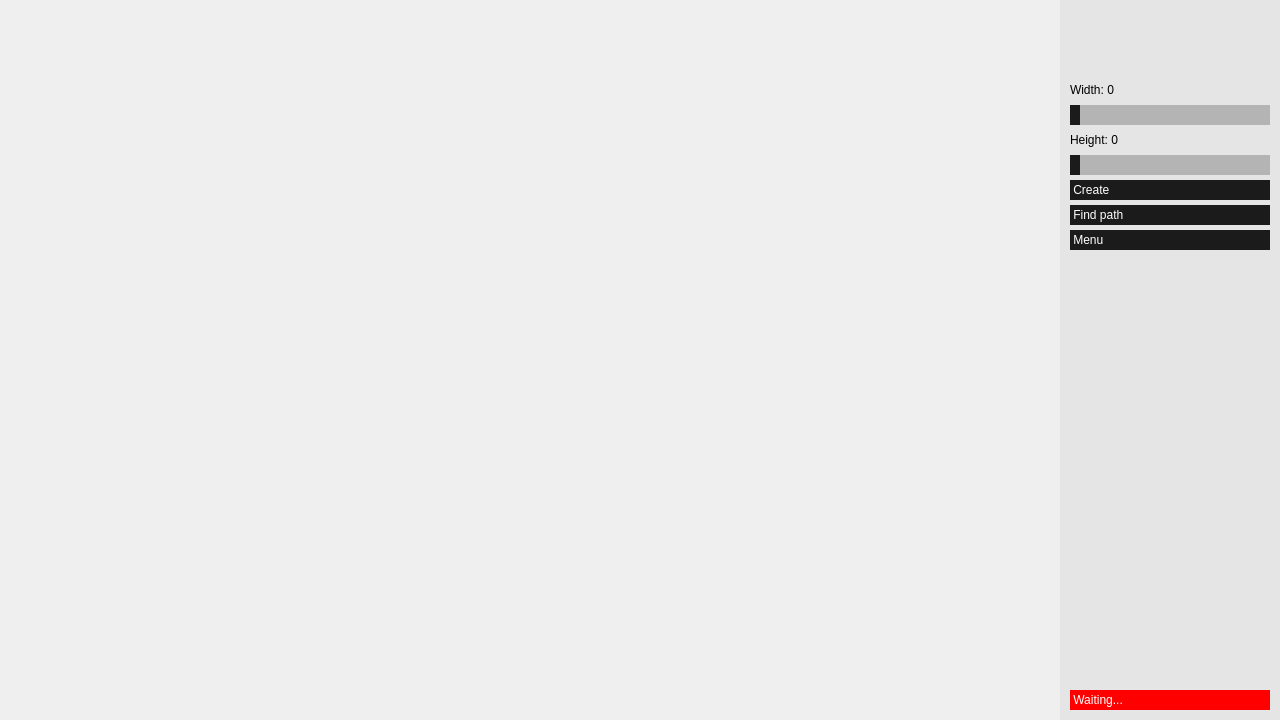
<?xml version="1.0" encoding="UTF-8"?>
<ui version="4.0">
 <class>MazeWidget</class>
 <widget class="QWidget" name="MazeWidget">
  <property name="geometry">
   <rect>
    <x>0</x>
    <y>0</y>
    <width>1280</width>
    <height>720</height>
   </rect>
  </property>
  <property name="windowTitle">
   <string>Form</string>
  </property>
  <widget class="QStackedWidget" name="stackedWidget">
   <property name="geometry">
    <rect>
     <x>1060</x>
     <y>0</y>
     <width>220</width>
     <height>720</height>
    </rect>
   </property>
   <property name="styleSheet">
    <string notr="true">background-color: rgba(0, 0, 0, 5);</string>
   </property>
   <property name="currentIndex">
    <number>0</number>
   </property>
   <widget class="QWidget" name="main_page">
    <widget class="QPushButton" name="settings_button">
     <property name="geometry">
      <rect>
       <x>150</x>
       <y>58</y>
       <width>15</width>
       <height>15</height>
      </rect>
     </property>
     <property name="styleSheet">
      <string notr="true">QPushButton {
	border: solid;

	background-color: rgba(0,  0, 0, 0);

	image: url(:/images/gear.png);
}</string>
     </property>
     <property name="text">
      <string/>
     </property>
    </widget>
    <widget class="QPushButton" name="menu_button">
     <property name="geometry">
      <rect>
       <x>10</x>
       <y>230</y>
       <width>200</width>
       <height>20</height>
      </rect>
     </property>
     <property name="styleSheet">
      <string notr="true">QPushButton {
	border: solid;

	background-color: rgba(27,  27, 27, 255);

	color: white;
	text-align: left;

	font: 14px &quot;PIXY&quot;;
}

QPushButton:pressed {
	color: black;
    background-color:  rgba(200, 200, 200, 100);
}</string>
     </property>
     <property name="text">
      <string> Menu</string>
     </property>
    </widget>
    <widget class="QPushButton" name="create_button">
     <property name="geometry">
      <rect>
       <x>10</x>
       <y>180</y>
       <width>200</width>
       <height>20</height>
      </rect>
     </property>
     <property name="styleSheet">
      <string notr="true">QPushButton {
	border: solid;

	background-color: rgba(27,  27, 27, 255);

	color: white;
	text-align: left;

	font: 14px &quot;PIXY&quot;;
}

QPushButton:pressed {
	color: black;
    background-color:  rgba(200, 200, 200, 100);
}</string>
     </property>
     <property name="text">
      <string> Create</string>
     </property>
    </widget>
    <widget class="QPushButton" name="load_button">
     <property name="geometry">
      <rect>
       <x>190</x>
       <y>58</y>
       <width>15</width>
       <height>15</height>
      </rect>
     </property>
     <property name="styleSheet">
      <string notr="true">QPushButton {
	border: solid;

	background-color: rgba(0,  0, 0, 0);

	image: url(:/images/load.png);
}</string>
     </property>
     <property name="text">
      <string/>
     </property>
    </widget>
    <widget class="QPushButton" name="save_button">
     <property name="geometry">
      <rect>
       <x>170</x>
       <y>58</y>
       <width>15</width>
       <height>15</height>
      </rect>
     </property>
     <property name="styleSheet">
      <string notr="true">QPushButton {
	border: solid;

	background-color: rgba(0,  0, 0, 0);

	image: url(:/images/save.png);
}</string>
     </property>
     <property name="text">
      <string/>
     </property>
    </widget>
    <widget class="QPushButton" name="find_path_button">
     <property name="geometry">
      <rect>
       <x>10</x>
       <y>205</y>
       <width>200</width>
       <height>20</height>
      </rect>
     </property>
     <property name="styleSheet">
      <string notr="true">QPushButton {
	border: solid;

	background-color: rgba(27,  27, 27, 255);

	color: white;
	text-align: left;

	font: 14px &quot;PIXY&quot;;
}

QPushButton:pressed {
	color: black;
    background-color:  rgba(200, 200, 200, 100);
}</string>
     </property>
     <property name="text">
      <string> Find path</string>
     </property>
    </widget>
    <widget class="QLabel" name="width_value_label">
     <property name="geometry">
      <rect>
       <x>10</x>
       <y>80</y>
       <width>200</width>
       <height>20</height>
      </rect>
     </property>
     <property name="styleSheet">
      <string notr="true">font: 14px &quot;PIXY&quot;;

border: solid;

background-color: rgba(0,  0, 0, 0);

color: black;
text-align: left;</string>
     </property>
     <property name="text">
      <string>Width: 0</string>
     </property>
    </widget>
    <widget class="QSlider" name="width_slider">
     <property name="geometry">
      <rect>
       <x>10</x>
       <y>105</y>
       <width>200</width>
       <height>20</height>
      </rect>
     </property>
     <property name="styleSheet">
      <string notr="true">QSlider::groove::horizontal{
	background-color: rgba(27,  27, 27, 255);

}

QSlider::handle::horizontal{
	height: 30px;
	width: 10px;

	background-color: rgba(27,  27, 27, 255);

}

QSlider::add-page::horizontal{
	height: 30px;
	width: 10px;

	background-color: rgb(180, 180, 180);

}</string>
     </property>
     <property name="maximum">
      <number>100</number>
     </property>
     <property name="orientation">
      <enum>Qt::Horizontal</enum>
     </property>
    </widget>
    <widget class="QLabel" name="height_value_label">
     <property name="geometry">
      <rect>
       <x>10</x>
       <y>130</y>
       <width>200</width>
       <height>20</height>
      </rect>
     </property>
     <property name="styleSheet">
      <string notr="true">font: 14px &quot;PIXY&quot;;

border: solid;

background-color: rgba(0,  0, 0, 0);

color: black;
text-align: left;</string>
     </property>
     <property name="text">
      <string>Height: 0</string>
     </property>
    </widget>
    <widget class="QSlider" name="height_slider">
     <property name="geometry">
      <rect>
       <x>10</x>
       <y>155</y>
       <width>200</width>
       <height>20</height>
      </rect>
     </property>
     <property name="styleSheet">
      <string notr="true">QSlider::groove::horizontal{
	background-color: rgba(27,  27, 27, 255);

}

QSlider::handle::horizontal{
	height: 30px;
	width: 10px;

	background-color: rgba(27,  27, 27, 255);

}

QSlider::add-page::horizontal{
	height: 30px;
	width: 10px;

	background-color: rgb(180, 180, 180);

}</string>
     </property>
     <property name="maximum">
      <number>100</number>
     </property>
     <property name="orientation">
      <enum>Qt::Horizontal</enum>
     </property>
    </widget>
    <widget class="QLabel" name="step_label">
     <property name="geometry">
      <rect>
       <x>10</x>
       <y>690</y>
       <width>200</width>
       <height>20</height>
      </rect>
     </property>
     <property name="styleSheet">
      <string notr="true">font: 14px &quot;PIXY&quot;;

border: solid;

background-color: rgba(255,  0, 0, 255);

color: white;
text-align: left;</string>
     </property>
     <property name="text">
      <string> Waiting...</string>
     </property>
    </widget>
   </widget>
   <widget class="QWidget" name="settings_page">
    <widget class="QComboBox" name="solve_algorithm_box">
     <property name="geometry">
      <rect>
       <x>10</x>
       <y>130</y>
       <width>200</width>
       <height>20</height>
      </rect>
     </property>
     <property name="styleSheet">
      <string notr="true">font: 14px &quot;PIXY&quot;;

border: solid;

background-color: rgba(27,  27, 27, 255);

color: white;
text-align: left;</string>
     </property>
     <item>
      <property name="text">
       <string>DFS</string>
      </property>
     </item>
     <item>
      <property name="text">
       <string>BFS</string>
      </property>
     </item>
     <item>
      <property name="text">
       <string>Q_learning</string>
      </property>
     </item>
    </widget>
    <widget class="QLabel" name="solve_algorithm_label">
     <property name="geometry">
      <rect>
       <x>10</x>
       <y>105</y>
       <width>200</width>
       <height>20</height>
      </rect>
     </property>
     <property name="styleSheet">
      <string notr="true">font: 14px &quot;PIXY&quot;;

border: solid;

background-color: rgba(0,  0, 0, 0);

color: black;
text-align: left;</string>
     </property>
     <property name="text">
      <string> Find path algorithm</string>
     </property>
    </widget>
    <widget class="QPushButton" name="back_button">
     <property name="geometry">
      <rect>
       <x>10</x>
       <y>155</y>
       <width>200</width>
       <height>20</height>
      </rect>
     </property>
     <property name="styleSheet">
      <string notr="true">QPushButton {
	border: solid;

	background-color: rgba(27,  27, 27, 255);

	color: white;
	text-align: left;

	font: 14px &quot;PIXY&quot;;
}

QPushButton:pressed {
	color: black;
    background-color:  rgba(200, 200, 200, 100);
}</string>
     </property>
     <property name="text">
      <string> Back</string>
     </property>
    </widget>
    <widget class="QLabel" name="create_algorithm_label">
     <property name="geometry">
      <rect>
       <x>10</x>
       <y>55</y>
       <width>200</width>
       <height>20</height>
      </rect>
     </property>
     <property name="styleSheet">
      <string notr="true">font: 14px &quot;PIXY&quot;;

border: solid;

background-color: rgba(0,  0, 0, 0);

color: black;
text-align: left;</string>
     </property>
     <property name="text">
      <string> Create algorithm</string>
     </property>
    </widget>
    <widget class="QComboBox" name="create_algorithm_box">
     <property name="geometry">
      <rect>
       <x>10</x>
       <y>80</y>
       <width>200</width>
       <height>20</height>
      </rect>
     </property>
     <property name="styleSheet">
      <string notr="true">font: 14px &quot;PIXY&quot;;

border: solid;

background-color: rgba(27,  27, 27, 255);

color: white;
text-align: left;</string>
     </property>
     <item>
      <property name="text">
       <string>Eller</string>
      </property>
     </item>
    </widget>
   </widget>
  </widget>
 </widget>
 <resources/>
 <connections/>
</ui>
